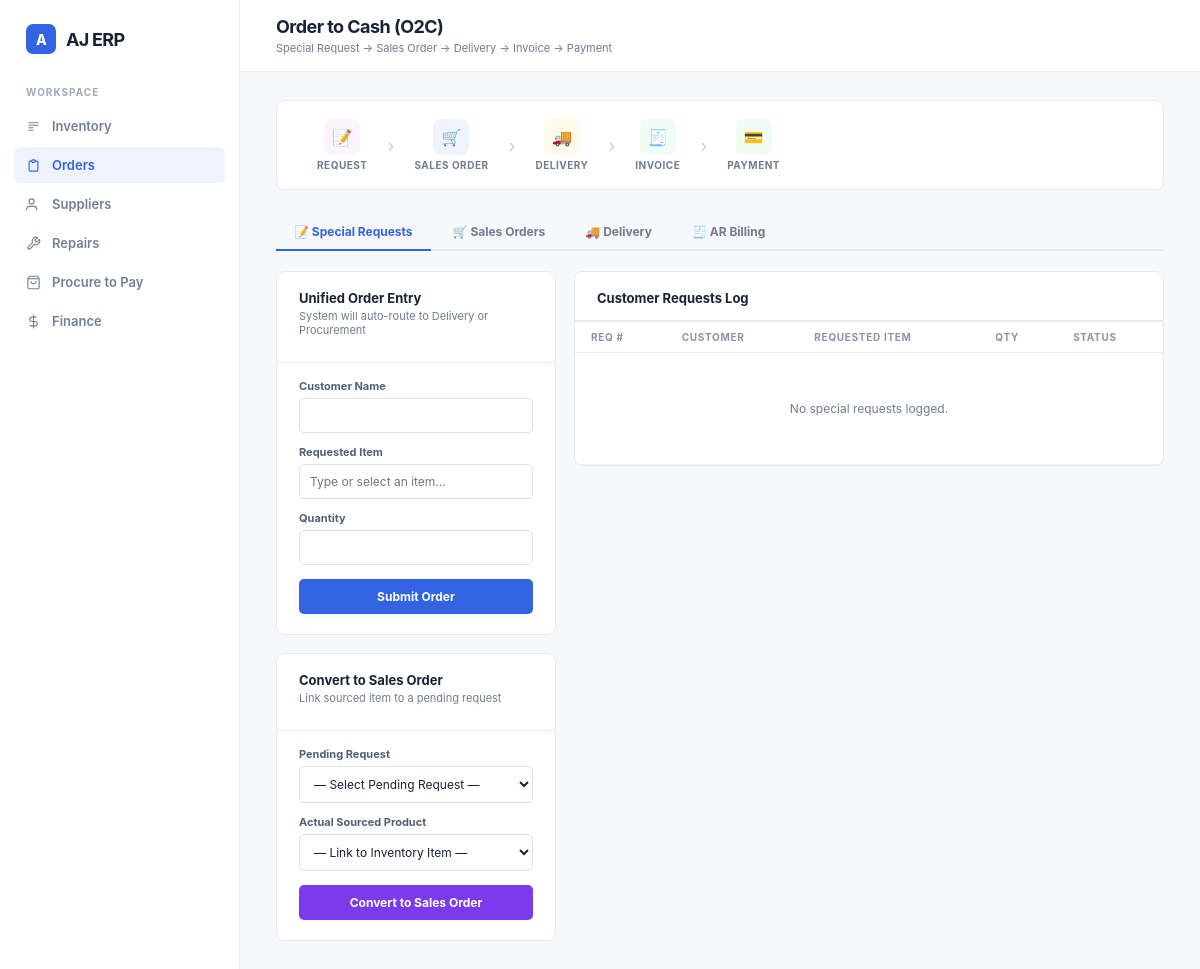
/orders (signed in), run on an earlier commit of the app's database.
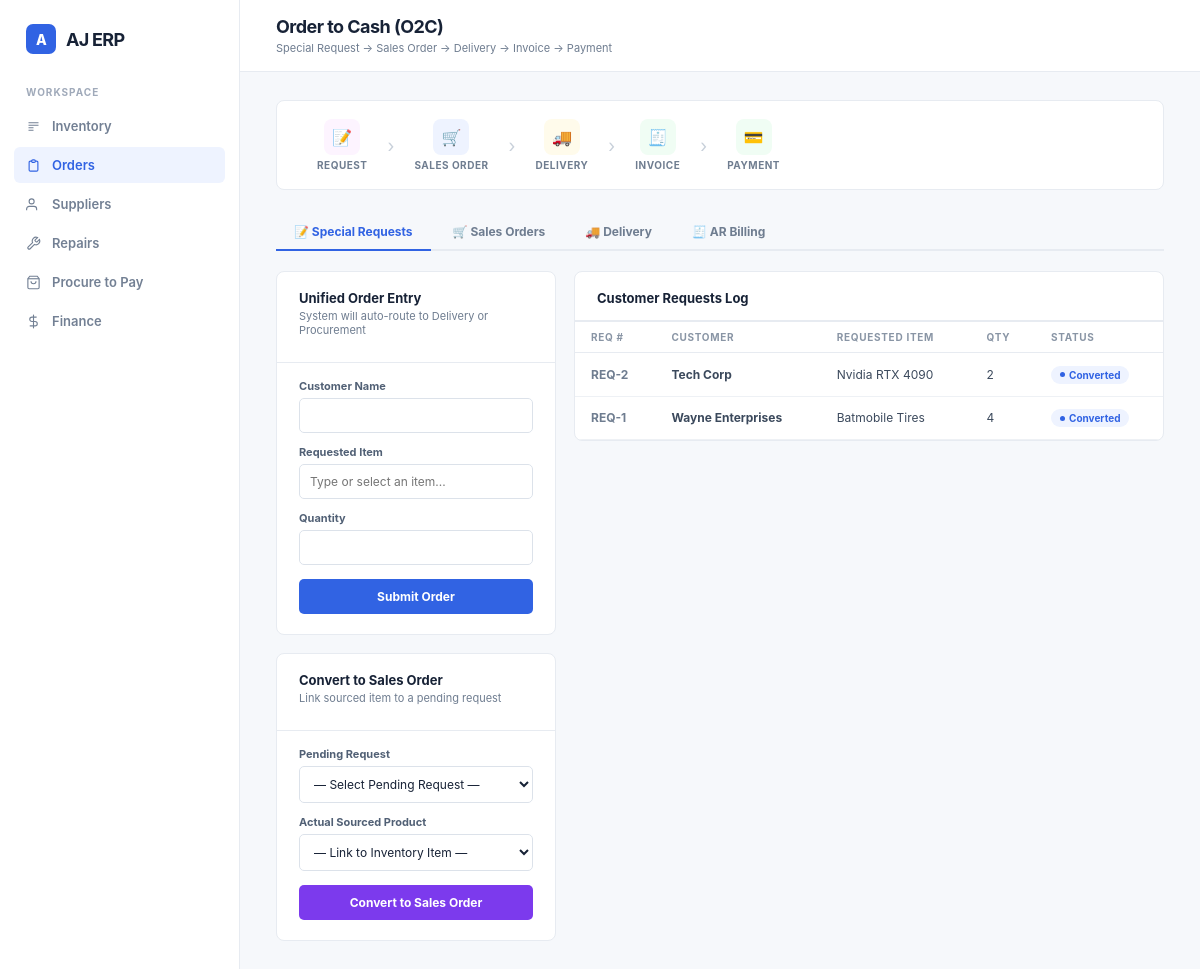
And on a later commit of the database.
### tables this page shows
CREATE TABLE customer_requests (
        id INTEGER PRIMARY KEY AUTOINCREMENT,
        customer TEXT NOT NULL,
        requested_item TEXT NOT NULL,
        quantity INTEGER NOT NULL,
        status TEXT DEFAULT 'pending_sourcing',
        created_at TIMESTAMP DEFAULT CURRENT_TIMESTAMP
    );

### app.py (the view)
@app.route('/orders')
def orders():
    if 'username' not in session:
        return redirect('/login')
    conn = sqlite3.connect(DB_PATH)
    conn.row_factory = sqlite3.Row
    cursor = conn.cursor()
    cursor.execute('''
        SELECT o.id, o.customer, o.total, o.status, o.created_at,
        GROUP_CONCAT(oi.product_name || ' (x' || oi.quantity || ')', ', ') AS item_list
        FROM orders o
        LEFT JOIN order_items oi ON oi.order_id = o.id
        GROUP BY o.id
        ORDER BY o.id DESC
    ''')
    sales_orders = [dict(row) for row in cursor.fetchall()]
    cursor.execute("SELECT * FROM outbound_deliveries ORDER BY id DESC")
    deliveries = [dict(row) for row in cursor.fetchall()]
    cursor.execute("SELECT * FROM customer_invoices ORDER BY id DESC")
    invoices = [dict(row) for row in cursor.fetchall()]
    cursor.execute("SELECT name, stock FROM products")
    available_products = cursor.fetchall()
    cursor.execute("SELECT * FROM customer_requests ORDER BY id DESC")
    special_requests = [dict(row) for row in cursor.fetchall()]
    conn.close()
    return render_template('orders.html',
                           sales_orders=sales_orders,
                           deliveries=deliveries,
                           invoices=invoices,
                           available_products=available_products,
                           special_requests=special_requests)

### templates/orders.html (shortened to what this page needs)
<!DOCTYPE html>
<html lang="en">
<head>
</head>
<body>
<div class="erp-shell">
  <aside class="sidebar">
    <div class="brand"><span class="brand-mark">A</span> AJ ERP</div>
    <p class="nav-label">Workspace</p>
    <nav class="nav">
      <a href="/"><svg width="15" height="15" fill="none" stroke="currentColor" stroke-width="1.8" viewBox="0 0 24 24"><path d="M4 6h16M4 10h16M4 14h8M4 18h8"/></svg> Inventory</a>
      <a href="/orders" class="active"><svg width="15" height="15" fill="none" stroke="currentColor" stroke-width="1.8" viewBox="0 0 24 24"><path d="M9 5H7a2 2 0 0 0-2 2v12a2 2 0 0 0 2 2h10a2 2 0 0 0 2-2V7a2 2 0 0 0-2-2h-2M9 5a2 2 0 0 0 2 2h2a2 2 0 0 0 2-2M9 5a2 2 0 0 1 2-2h2a2 2 0 0 1 2 2"/></svg> Orders</a>
      <a href="/suppliers"><svg width="15" height="15" fill="none" stroke="currentColor" stroke-width="1.8" viewBox="0 0 24 24"><path d="M17 21v-2a4 4 0 0 0-4-4H5a4 4 0 0 0-4 4v2"/><circle cx="9" cy="7" r="4"/></svg> Suppliers</a>
      <a href="/repairs"><svg width="15" height="15" fill="none" stroke="currentColor" stroke-width="1.8" viewBox="0 0 24 24"><path d="M14.7 6.3a1 1 0 0 0 0 1.4l1.6 1.6a1 1 0 0 0 1.4 0l3.77-3.77a6 6 0 0 1-7.94 7.94l-6.91 6.91a2.12 2.12 0 0 1-3-3l6.91-6.91a6 6 0 0 1 7.94-7.94l-3.76 3.76z"/></svg> Repairs</a>
      <a href="/p2p"><svg width="15" height="15" fill="none" stroke="currentColor" stroke-width="1.8" viewBox="0 0 24 24"><path d="M6 2 3 6v14a2 2 0 0 0 2 2h14a2 2 0 0 0 2-2V6l-3-4z"/><line x1="3" y1="6" x2="21" y2="6"/><path d="M16 10a4 4 0 0 1-8 0"/></svg> Procure to Pay</a>
      <a href="/finance"><svg width="15" height="15" fill="none" stroke="currentColor" stroke-width="1.8" viewBox="0 0 24 24"><line x1="12" y1="1" x2="12" y2="23"/><path d="M17 5H9.5a3.5 3.5 0 1 0 0 7h5a3.5 3.5 0 1 1 0 7H6"/></svg> Finance</a>
    </nav>
  </aside>
  <section class="main">
    <header class="topbar">
      <div><h1>Order to Cash (O2C)</h1><p>Special Request → Sales Order → Delivery → Invoice → Payment</p></div>
    </header>
    <main class="content">
      <div class="flow-banner">
        <div class="flow-step">
          <div class="flow-node"><div class="flow-icon req">📝</div><span class="flow-label">Request</span></div><span class="flow-arrow">›</span>
          <div class="flow-node"><div class="flow-icon so">🛒</div><span class="flow-label">Sales Order</span></div><span class="flow-arrow">›</span>
          <div class="flow-node"><div class="flow-icon del">🚚</div><span class="flow-label">Delivery</span></div><span class="flow-arrow">›</span>
          <div class="flow-node"><div class="flow-icon inv">🧾</div><span class="flow-label">Invoice</span></div><span class="flow-arrow">›</span>
          <div class="flow-node"><div class="flow-icon inv">💳</div><span class="flow-label">Payment</span></div>
        </div>
      </div>
      <div class="tabs">
        <button class="tab active" onclick="switchTab('request',this)">📝 Special Requests</button>
        <button class="tab" onclick="switchTab('so',this)">🛒 Sales Orders</button>
        <button class="tab" onclick="switchTab('delivery',this)">🚚 Delivery</button>
        <button class="tab" onclick="switchTab('invoice',this)">🧾 AR Billing</button>
      </div>
      <div id="tab-request" class="tab-panel active">
        <div class="panel-grid">
          <div>
            <div class="card">
  <div class="card-header">
    <h2 class="card-title">Unified Order Entry</h2>
    <p class="card-subtitle">System will auto-route to Delivery or Procurement</p>
  </div>
  <div class="form-body">
    <form action="/order/smart_route" method="POST">
      <div class="field">
        <label>Customer Name</label>
        <input type="text" name="customer" required>
      </div>
      <div class="field">
        <label>Requested Item</label>
        <input type="text" name="item_name" list="inventory-list" autocomplete="off" required placeholder="Type or select an item...">
      </div>
      <div class="field">
        <label>Quantity</label>
        <input type="number" name="quantity" min="1" required>
      </div>
      <button type="submit" class="primary-btn">Submit Order</button>
    </form>
  </div>
</div>
            <div class="card">
              <div class="card-header"><h2 class="card-title">Convert to Sales Order</h2><p class="card-subtitle">Link sourced item to a pending request</p></div>
              <div class="form-body">
                <form action="/o2c/request/convert" method="POST">
                  <div class="field">
                    <label>Pending Request</label>
                    <select name="request_id" required>
                      <option value="">— Select Pending Request —</option>
                    </select>
                  </div>
                  <div class="field">
                    <label>Actual Sourced Product</label>
                    <select name="actual_product" required>
                      <option value="">— Link to Inventory Item —</option>
                    </select>
                  </div>
                  <button type="submit" class="primary-btn" style="background:var(--purple);">Convert to Sales Order</button>
                </form>
              </div>
            </div>
          </div>
          <div class="card">
            <div class="card-header"><h2 class="card-title">Customer Requests Log</h2></div>
            <div class="table-wrap">
              <table>
                <thead><tr><th>Req #</th><th>Customer</th><th>Requested Item</th><th>Qty</th><th>Status</th></tr></thead>
                <tbody>
                  {% for r in special_requests %}
                  <tr>
                    <td style="font-weight:700;color:var(--muted);">REQ-{{ r.id }}</td>
                    <td style="font-weight:650;">{{ r.customer }}</td>
                    <td>{{ r.requested_item }}</td>
                    <td>{{ r.quantity }}</td>
                    <td><span class="badge {{ r.status }}"><span class="badge-dot"></span>{{ r.status | replace('_', ' ') | title }}</span></td>
                  </tr>
                  {% else %}
                  <tr><td colspan="5"><div class="empty">No special requests logged.</div></td></tr>
                  {% endfor %}
                </tbody>
              </table>
            </div>
          </div>
        </div>
      </div>
    </main>
  </section>
</div>
</body>
</html>

What changed in the data, as far as the page shows it:
added customer_requests: id "2", customer "Tech Corp", requested_item "Nvidia RTX 4090", quantity "2", status "Converted"
added customer_requests: id "1", customer "Wayne Enterprises", requested_item "Batmobile Tires", quantity "4", status "Converted"
Also different on the page:
text no longer shown: "No special requests logged."
